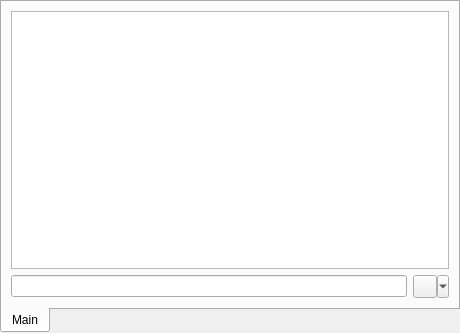
<?xml version="1.0" encoding="UTF-8"?>
<ui version="4.0">
 <class>chatWidget</class>
 <widget class="QWidget" name="chatWidget">
  <property name="geometry">
   <rect>
    <x>0</x>
    <y>0</y>
    <width>460</width>
    <height>333</height>
   </rect>
  </property>
  <property name="windowTitle">
   <string notr="true"/>
  </property>
  <layout class="QVBoxLayout" name="verticalLayout">
   <property name="spacing">
    <number>0</number>
   </property>
   <property name="margin">
    <number>0</number>
   </property>
   <item>
    <widget class="QTabWidget" name="tabWidget">
     <property name="styleSheet">
      <string notr="true"/>
     </property>
     <property name="tabPosition">
      <enum>QTabWidget::South</enum>
     </property>
     <property name="currentIndex">
      <number>0</number>
     </property>
     <property name="tabsClosable">
      <bool>false</bool>
     </property>
     <widget class="QWidget" name="tab">
      <attribute name="title">
       <string>Main</string>
      </attribute>
      <layout class="QVBoxLayout" name="verticalLayout_2">
       <item>
        <widget class="QTextEdit" name="textArea">
         <property name="enabled">
          <bool>true</bool>
         </property>
         <property name="undoRedoEnabled">
          <bool>false</bool>
         </property>
         <property name="readOnly">
          <bool>true</bool>
         </property>
        </widget>
       </item>
       <item>
        <layout class="QHBoxLayout" name="horizontalLayout">
         <item>
          <widget class="QLineEdit" name="textField"/>
         </item>
         <item>
          <widget class="QToolButton" name="smileyButton">
           <property name="maximumSize">
            <size>
             <width>100</width>
             <height>24</height>
            </size>
           </property>
           <property name="contextMenuPolicy">
            <enum>Qt::ActionsContextMenu</enum>
           </property>
           <property name="text">
            <string/>
           </property>
           <property name="icon">
            <iconset resource="rsrc.qrc">
             <normaloff>:/icons/resources/icons/app-icons/smileys/smiley.png</normaloff>:/icons/resources/icons/app-icons/smileys/smiley.png</iconset>
           </property>
           <property name="checkable">
            <bool>false</bool>
           </property>
           <property name="popupMode">
            <enum>QToolButton::MenuButtonPopup</enum>
           </property>
           <property name="toolButtonStyle">
            <enum>Qt::ToolButtonIconOnly</enum>
           </property>
           <property name="arrowType">
            <enum>Qt::NoArrow</enum>
           </property>
          </widget>
         </item>
        </layout>
       </item>
      </layout>
     </widget>
    </widget>
   </item>
  </layout>
  <action name="actionHeartBreakSmiley">
   <property name="icon">
    <iconset resource="rsrc.qrc">
     <normaloff>:/icons/resources/icons/app-icons/smileys/heart-break.png</normaloff>:/icons/resources/icons/app-icons/smileys/heart-break.png</iconset>
   </property>
   <property name="text">
    <string>heartBreakSmiley</string>
   </property>
   <property name="toolTip">
    <string>&lt;/3</string>
   </property>
  </action>
  <action name="actionHeartSmiley">
   <property name="icon">
    <iconset resource="rsrc.qrc">
     <normaloff>:/icons/resources/icons/app-icons/smileys/heart.png</normaloff>:/icons/resources/icons/app-icons/smileys/heart.png</iconset>
   </property>
   <property name="text">
    <string>heartSmiley</string>
   </property>
   <property name="toolTip">
    <string>&lt;3</string>
   </property>
  </action>
  <action name="actionConfuseSmiley">
   <property name="icon">
    <iconset resource="rsrc.qrc">
     <normaloff>:/icons/resources/icons/app-icons/smileys/smiley-confuse.png</normaloff>:/icons/resources/icons/app-icons/smileys/smiley-confuse.png</iconset>
   </property>
   <property name="text">
    <string>confuseSmiley</string>
   </property>
   <property name="toolTip">
    <string>:S</string>
   </property>
  </action>
  <action name="actionCoolSmiley">
   <property name="icon">
    <iconset resource="rsrc.qrc">
     <normaloff>:/icons/resources/icons/app-icons/smileys/smiley-cool.png</normaloff>:/icons/resources/icons/app-icons/smileys/smiley-cool.png</iconset>
   </property>
   <property name="text">
    <string>coolSmiley</string>
   </property>
   <property name="toolTip">
    <string>8)</string>
   </property>
  </action>
  <action name="actionCrySmiley">
   <property name="icon">
    <iconset resource="rsrc.qrc">
     <normaloff>:/icons/resources/icons/app-icons/smileys/smiley-cry.png</normaloff>:/icons/resources/icons/app-icons/smileys/smiley-cry.png</iconset>
   </property>
   <property name="text">
    <string>crySmiley</string>
   </property>
   <property name="toolTip">
    <string>;(</string>
   </property>
  </action>
  <action name="actionDrawSmiley">
   <property name="icon">
    <iconset resource="rsrc.qrc">
     <normaloff>:/icons/resources/icons/app-icons/smileys/smiley-draw.png</normaloff>:/icons/resources/icons/app-icons/smileys/smiley-draw.png</iconset>
   </property>
   <property name="text">
    <string>drawSmiley</string>
   </property>
   <property name="toolTip">
    <string>:u</string>
   </property>
  </action>
  <action name="actionEekBlueSmiley">
   <property name="icon">
    <iconset resource="rsrc.qrc">
     <normaloff>:/icons/resources/icons/app-icons/smileys/smiley-eek-blue.png</normaloff>:/icons/resources/icons/app-icons/smileys/smiley-eek-blue.png</iconset>
   </property>
   <property name="text">
    <string>eekBlueSmiley</string>
   </property>
   <property name="toolTip">
    <string>o.o</string>
   </property>
  </action>
  <action name="actionEvilSmiley">
   <property name="icon">
    <iconset resource="rsrc.qrc">
     <normaloff>:/icons/resources/icons/app-icons/smileys/smiley-evil.png</normaloff>:/icons/resources/icons/app-icons/smileys/smiley-evil.png</iconset>
   </property>
   <property name="text">
    <string>evilSmiley</string>
   </property>
   <property name="toolTip">
    <string>(6)</string>
   </property>
  </action>
  <action name="actionGrinSmiley">
   <property name="icon">
    <iconset resource="rsrc.qrc">
     <normaloff>:/icons/resources/icons/app-icons/smileys/smiley-grin.png</normaloff>:/icons/resources/icons/app-icons/smileys/smiley-grin.png</iconset>
   </property>
   <property name="text">
    <string>grinSmiley</string>
   </property>
   <property name="toolTip">
    <string>:D</string>
   </property>
  </action>
  <action name="actionMadSmiley">
   <property name="icon">
    <iconset resource="rsrc.qrc">
     <normaloff>:/icons/resources/icons/app-icons/smileys/smiley-mad.png</normaloff>:/icons/resources/icons/app-icons/smileys/smiley-mad.png</iconset>
   </property>
   <property name="text">
    <string>madSmiley</string>
   </property>
   <property name="toolTip">
    <string>&gt;(</string>
   </property>
  </action>
  <action name="actionMoneySmiley">
   <property name="icon">
    <iconset resource="rsrc.qrc">
     <normaloff>:/icons/resources/icons/app-icons/smileys/smiley-money.png</normaloff>:/icons/resources/icons/app-icons/smileys/smiley-money.png</iconset>
   </property>
   <property name="text">
    <string>moneySmiley</string>
   </property>
   <property name="toolTip">
    <string>$$</string>
   </property>
  </action>
  <action name="actionGreenSmiley">
   <property name="icon">
    <iconset resource="rsrc.qrc">
     <normaloff>:/icons/resources/icons/app-icons/smileys/smiley-mr-green.png</normaloff>:/icons/resources/icons/app-icons/smileys/smiley-mr-green.png</iconset>
   </property>
   <property name="text">
    <string>greenSmiley</string>
   </property>
   <property name="toolTip">
    <string>&gt;D</string>
   </property>
  </action>
  <action name="actionTongueSmiley">
   <property name="icon">
    <iconset resource="rsrc.qrc">
     <normaloff>:/icons/resources/icons/app-icons/smileys/smiley-razz.png</normaloff>:/icons/resources/icons/app-icons/smileys/smiley-razz.png</iconset>
   </property>
   <property name="text">
    <string>tongueSmiley</string>
   </property>
   <property name="toolTip">
    <string>:P</string>
   </property>
  </action>
  <action name="actionRedSmiley">
   <property name="icon">
    <iconset resource="rsrc.qrc">
     <normaloff>:/icons/resources/icons/app-icons/smileys/smiley-red.png</normaloff>:/icons/resources/icons/app-icons/smileys/smiley-red.png</iconset>
   </property>
   <property name="text">
    <string>redSmiley</string>
   </property>
   <property name="toolTip">
    <string>:$</string>
   </property>
  </action>
  <action name="actionWinkSmiley">
   <property name="icon">
    <iconset resource="rsrc.qrc">
     <normaloff>:/icons/resources/icons/app-icons/smileys/smiley-wink.png</normaloff>:/icons/resources/icons/app-icons/smileys/smiley-wink.png</iconset>
   </property>
   <property name="text">
    <string>winkSmiley</string>
   </property>
   <property name="toolTip">
    <string>;)</string>
   </property>
  </action>
  <action name="actionYesSmiley">
   <property name="icon">
    <iconset resource="rsrc.qrc">
     <normaloff>:/icons/resources/icons/app-icons/smileys/thumb-up.png</normaloff>:/icons/resources/icons/app-icons/smileys/thumb-up.png</iconset>
   </property>
   <property name="text">
    <string>yesSmiley</string>
   </property>
   <property name="toolTip">
    <string>(y)</string>
   </property>
  </action>
  <action name="actionNoSmiley">
   <property name="icon">
    <iconset resource="rsrc.qrc">
     <normaloff>:/icons/resources/icons/app-icons/smileys/thumb.png</normaloff>:/icons/resources/icons/app-icons/smileys/thumb.png</iconset>
   </property>
   <property name="text">
    <string>noSmiley</string>
   </property>
   <property name="toolTip">
    <string>(n)</string>
   </property>
  </action>
 </widget>
 <resources>
  <include location="rsrc.qrc"/>
 </resources>
 <connections>
  <connection>
   <sender>textField</sender>
   <signal>returnPressed()</signal>
   <receiver>chatWidget</receiver>
   <slot>updateLastText()</slot>
   <hints>
    <hint type="sourcelabel">
     <x>206</x>
     <y>261</y>
    </hint>
    <hint type="destinationlabel">
     <x>234</x>
     <y>160</y>
    </hint>
   </hints>
  </connection>
 </connections>
 <slots>
  <slot>showSmileysPopup(bool)</slot>
  <slot>updateLastText()</slot>
 </slots>
</ui>
